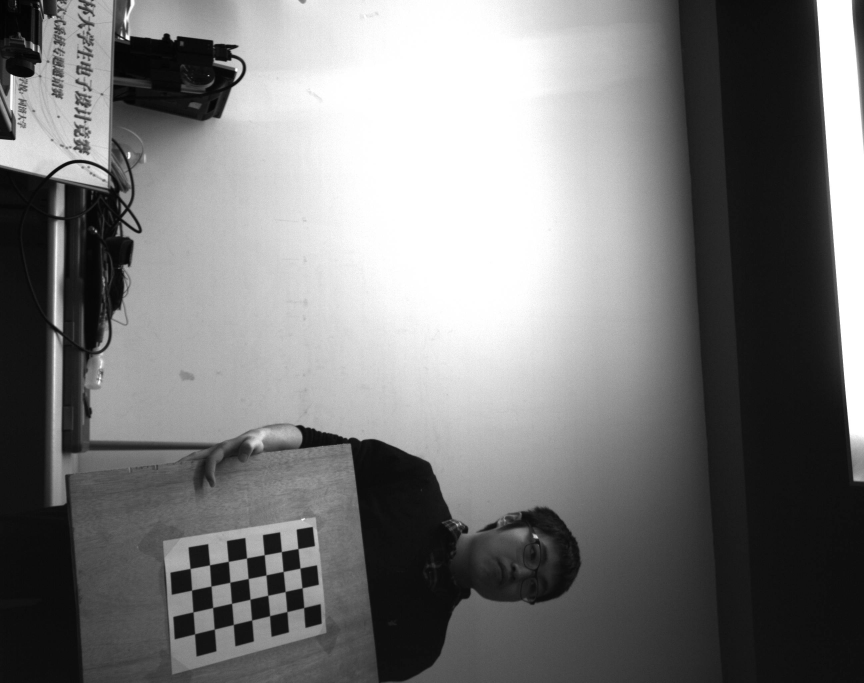
#> input picture pic/Image_20190228191954929.jpg, 2592 x 2048 px (shown at 1/3 size); its folder holds 5 pictures in this run
$ python Opencv_Calibration.py
#> lines starting #> are read from the running program, lines starting #| are printed output that depends on the picture
import cv2
import numpy as np
import os

cross_corners = [7, 4]
# termination criteria
criteria = (cv2.TERM_CRITERIA_EPS + cv2.TERM_CRITERIA_MAX_ITER, 30, 0.001)

# prepare object points, like (0,0,0), (1,0,0), (2,0,0) ....,(6,5,0)
objp = np.zeros((cross_corners[0]*cross_corners[1], 3), np.float32)
objp[:, :2] = np.mgrid[0:cross_corners[0], 0:cross_corners[1]].T.reshape(-1, 2)

# Arrays to store object points and image points from all the images.
objpoints = []  # 3d point in real world space
imgpoints = []  # 2d points in image plane.

if __name__ == "__main__":
    file_dir = r'pic'
    pic_name = os.listdir(file_dir)


    #real_coor = np.zeros((cross_corners[0]*cross_corners[1],3),np.float32)

    for pic in pic_name:
        fname = os.path.join(file_dir,pic)
        img = cv2.imread(fname)
#> img is the input picture: shape (2048, 2592, 3); min 0, max 255, mean 121.5
        gray = cv2.cvtColor(img, cv2.COLOR_BGR2GRAY)
        #寻找角点
        ret,corners = cv2.findChessboardCorners(gray, (cross_corners[0], cross_corners[1]), None)
#> ret = True; corners = 28 rows, first 8: [911.5, 1823.8], [860.8, 1835.3], [809.5, 1848.5], [755.9, 1861.2], [700.6, 1874.5], [643.1, 1888.1], [584.5, 1902.5], [906.4, 1764.6]
        #如果找到
        if ret == True:
            objpoints.append(objp)
            corners2 = cv2.cornerSubPix(gray, corners, (11, 11), (-1, -1), criteria)
#> corners2 = 28 rows, first 8: [912.1, 1823.6], [861.6, 1835.7], [809.7, 1848.1], [755.8, 1861.1], [700.8, 1874.4], [643.8, 1888.2], [584.7, 1902.5], [907, 1764.6]
            imgpoints.append(corners2)
    #执行标定过程
    ret, mtx, dist, rvecs, tvecs = cv2.calibrateCamera(objpoints, imgpoints, gray.shape[::-1], None, None)

    print(mtx, "\n")
    print(dist, "\n")
    print(rvecs, "\n")
    print(tvecs, "\n")

    #测试标定结果
    img = cv2.imread('pic/test.jpg')
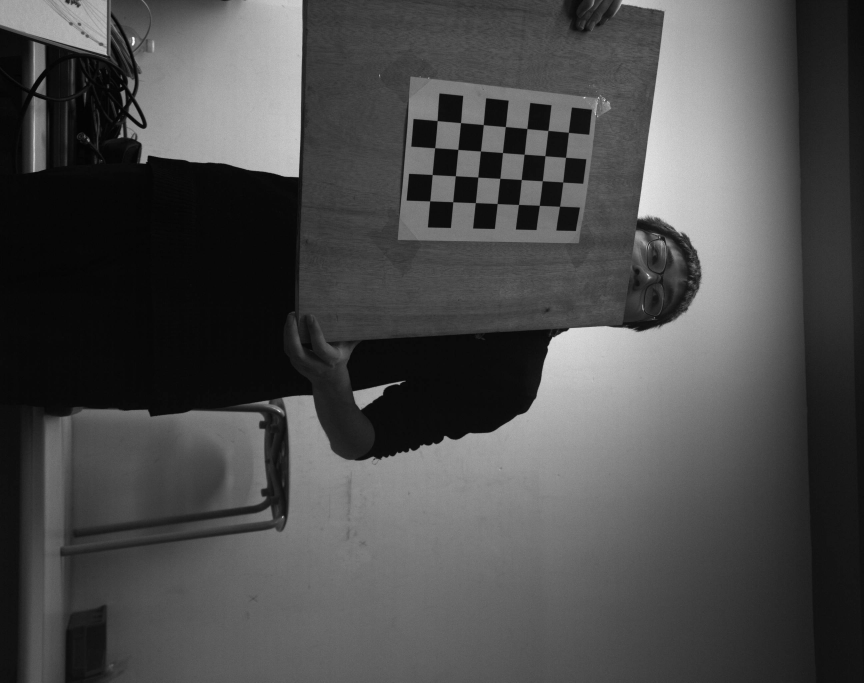
#> input picture pic/test.jpg, 2592 x 2048 px (shown at 1/3 size)
#> img is the input picture: shape (2048, 2592, 3); min 0, max 255, mean 75.9
    h, w = img.shape[:2]
#> h = 2048; w = 2592
    newcameramtx, roi = cv2.getOptimalNewCameraMatrix(mtx, dist, (w, h), 1, (w, h))
    dst = cv2.undistort(img, mtx, dist, None, newcameramtx)
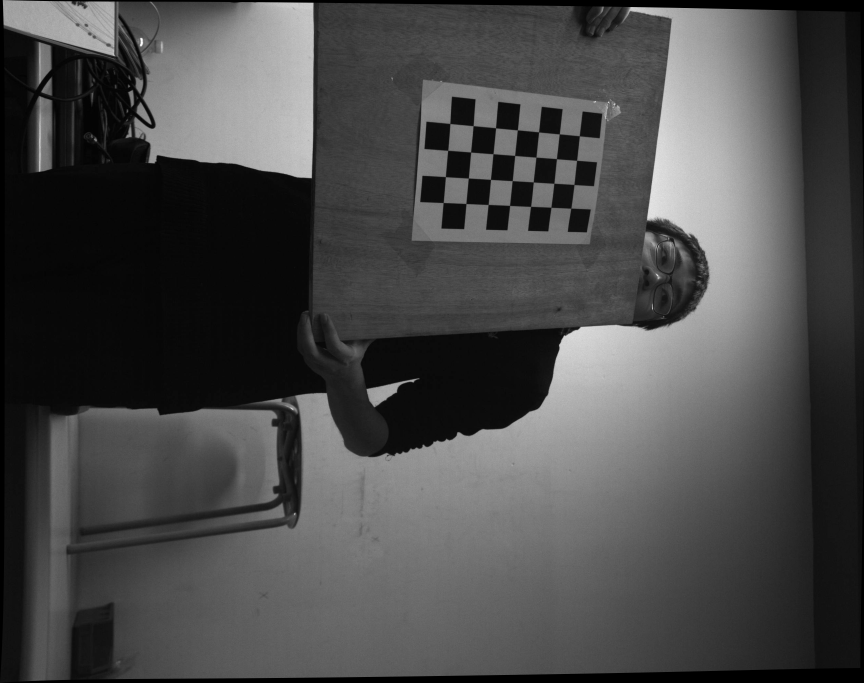
#> dst: shape (2048, 2592, 3) (shown at 1/3 size); min 0, max 255, mean 73.8
    #x, y, w, h = roi
    #dst = dst[y:y+h, x:x+w]
    cv2.imshow("dist", dst)
    cv2.imwrite("calibresult.jpg", dst)
